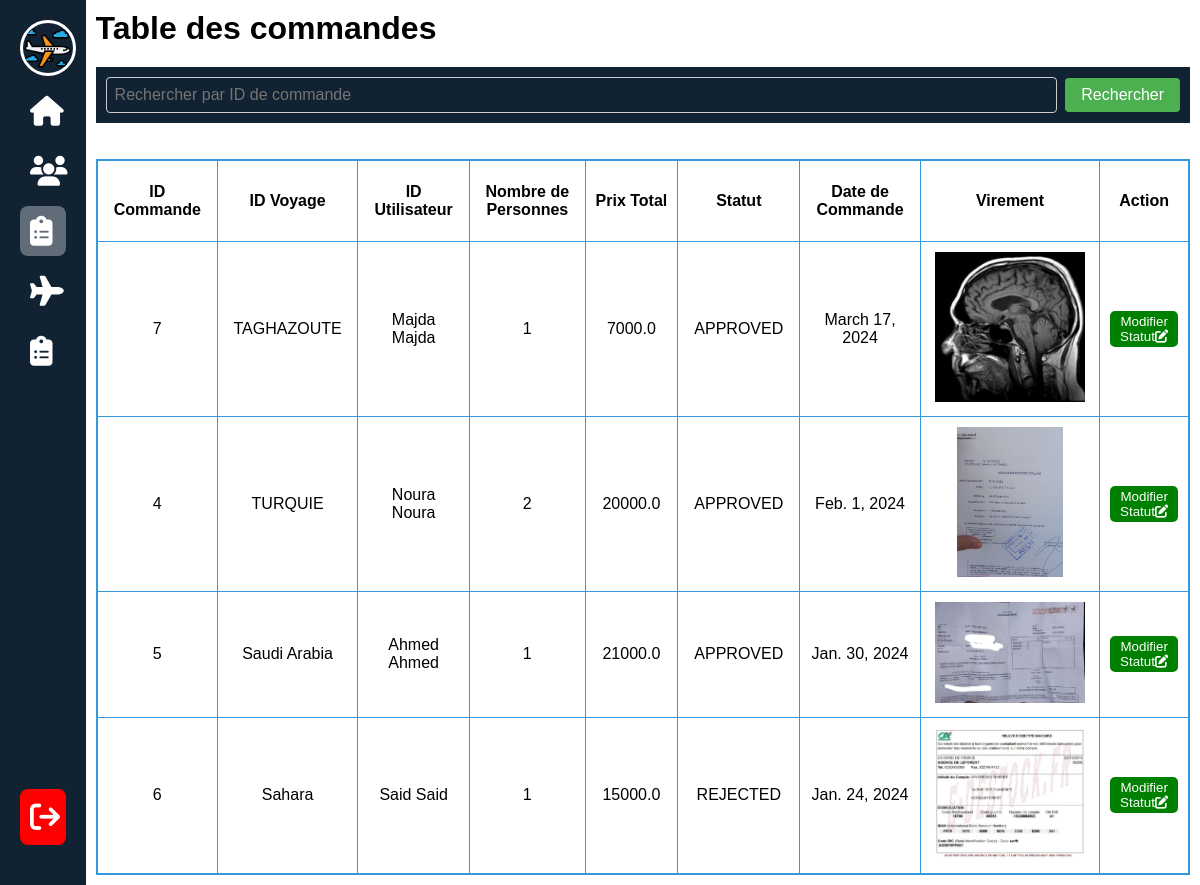
The app's page /dashCom/ (signed in) with its own data.
### vacance/models.py (models this page shows)
class Commande(models.Model):
	id_Voyage = models.ForeignKey(Voyage,on_delete=models.CASCADE)
	id_User = models.ForeignKey(User,on_delete=models.CASCADE)
	status=[
		("W","WAITING"),
		("A","APPROVED"),
		("C","CANCELED"),
		("R","REJECTED"),
    ]
	nbr_de_personnes=models.IntegerField()
	prix_total=models.FloatField()
	statut = models.CharField(max_length=1, choices=status)
	date_de_commande=models.DateField(null=True, blank=True)
	recu = models.ImageField(upload_to='static/images/recus/', null=True, blank=True)

class Voyage(models.Model):
	categories=[
		("H","HAJJ"),
		("O","OMRA"),
		("A","ASIE"),
		("T","TURQUIE"),
		("M","MAROC"),
	]
	categorie = models.CharField(max_length=1, choices=categories)
	titre = models.CharField(max_length=30)
	pays = models.CharField(max_length=30)
	ville = models.CharField(max_length=30)
	date_debut=models.DateField(null=True, blank=True)
	date_fin=models.DateField(null=True, blank=True)
	prix=models.FloatField()
	description=models.TextField()
	image_de_voyage = models.ImageField(upload_to='static/images/voyages/', null=True, blank=True)
	def __str__(self):
		return self.titre

class User(AbstractUser):
    numero_de_telephone = models.CharField(max_length=15, null=True, blank=True)
    pays = models.CharField(max_length=100, null=True, blank=True)
    ville = models.CharField(max_length=100, null=True, blank=True)
    image_de_profil = models.ImageField(upload_to='images/profiles/', null=True, blank=True)
    statut = models.CharField(max_length=50)
    date_Nai = models.DateField(null=True, blank=True)
    def __str__(self):
        return f"{self.first_name} {self.last_name}"

### vacance/views.py (the view, shortened to what this page needs)
# urls.py: path('dashCom/', views.dashCom, name='dashCom'),
@user_passes_test(lambda u: u.statut != 'Client', login_url='/voyage/')
def dashCom(request):
    commande_trouvee = None
    dernieres_commandes = Commande.objects.all().order_by('-date_de_commande')[:]
    context = {'commandes': dernieres_commandes, 'commande_trouvee': commande_trouvee}
    return render(request, 'vacance/dashcom.html', context)

### vacance/template/vacance/dashCom.html (shortened to what this page needs)
{% load static %}
<!DOCTYPE html>
<html>
    <head>
     <link rel="stylesheet" href="{% static 'css/dashu.css' %}">
     <link rel="stylesheet" type="text/css" href="{% static 'css/com.css' %}">
     <link rel="stylesheet" href="https://cdnjs.cloudflare.com/ajax/libs/font-awesome/6.4.0/css/all.min.css">
    </head>
    <body>
        <body>
            <div class="menu">
                <ul>
                    <li class="profile">
                        <div class="img-box">
                          <img id='ico'  src="{% static 'images/avion.png' %}"></a>
                                </div>
                       </li>
                    <li>
                        <a href="{% url 'admine' %}">
                            <i class="fas fa-home"></i>
                        </a>
                    </li>
                    <li>
                        <a href="{% url 'dashuti' %}">
                            <i class="fas fa-users"></i>
                        </a>
                    </li>
                    <li>
                        <a href="#"  class="active">
                            <i class="fas fa-clipboard-list"></i>
                        </a>
                    </li>
                    <li>
                        <a href="{% url 'dashVoy' %}">
                            <i class="fas fa-plane"></i>
                        </a>
                    </li>
                    <li>
                        <a href="{% url 'dashProm' %}">
                            <i class="fas fa-clipboard-list"></i>
                        </a>
                    </li>
                    <li class="log-out">
                        <a href="{% url 'deconnexion' %}">
                            <i class="fas fa-sign-out"></i>
                        </a>
                    </li>
                </ul>
            </div>
            <div class="content">
                <h1>Table des commandes</h1>
                <form id="search-form" action="{% url 'dashCom' %}" method="get">
                    <input type="text" id="search-input" name="q1" placeholder="Rechercher par ID de commande">
                    <button type="submit" id="search-button">Rechercher</button>
                </form>
                <br><br>
                {% if not request.GET.q1 or not commande_trouvee %}
                    <table>
                        <tr>
                            <th>ID Commande</th>
                            <th>ID Voyage</th>
                            <th>ID Utilisateur</th>
                            <th>Nombre de Personnes</th>
                            <th>Prix Total</th>
                            <th>Statut</th>
                            <th>Date de Commande</th>
                            <th>Virement</th>
                            <th>Action</th>
                        </tr>
                        {% for commande in commandes %}
                            <tr>
                                <td>{{ commande.id }}</td>
                                <td>{{ commande.id_Voyage }}</td>
                                <td>{{ commande.id_User }}</td>
                                <td>{{ commande.nbr_de_personnes }}</td>
                                <td>{{ commande.prix_total }}</td>
                                <td>{{ commande.get_statut_display }}</td>
                                <td>{{ commande.date_de_commande }}</td>
                                <td onclick="displayImageFullScreen('{{ commande.recu.url }}')">
                                    <img src="{{ commande.recu.url }}" alt="Recu" id="a">
                                </td>
                                <td>
                                    <button class="modifier-btn" id="Mo" data-commande-id="{{ commande.id }}">Modifier Statut<i class="fas fa-edit"></i></button>
                                </td>
                            </tr>
                        {% endfor %}
                    </table>
                {% endif %}
            </div>
            </body>
</html>

### static/css/dashu.css (style rules this page uses)
* { padding: 0; margin: 0; color: white; font-family: sans-serif; }
body { background-color: #FFF; display: flex; min-height: 100vh; }
.img-box { width: 50px; height: 50px; border-radius: 50px; overflow: hidden; border: 3px solid white; flex-shrink: 0; }
.img-box img { width: 100%; }
.profile { display: flex; align-items: center; gap: 20px; }
.menu { background-color: #123; width: 50px; min-height: 100vh; padding: 20px; overflow: hidden; transition: 0.5s; }
ul { list-style: none; position: relative; height: 100%; }
.log-out a { background-color: red; }
ul li a { display: block; text-decoration: none; padding: 10px; margin: 10px 0; border-radius: 8px; display: flex; align-items: center; gap: 40px; transition: .5s; }
ul li a:hover, .active, .data-info .box:hover , td:hover { background-color: #ffffff55; }
.log-out { position: absolute; bottom: 10px; width: 100%; }
ul li a i { font-size: 30px; }
.content { width: 100%; margin: 10px; min-height: 100vh; overflow: auto; }

### vacance/template/vacance/dashCom.html (style rules this page uses)
#search-form { display: flex; align-items: center; background-color: #123; padding: 10px; }
#search-input { padding: 8px; font-size: 16px; border: 1px solid #ccc; border-radius: 4px; margin-right: 8px; flex-grow: 1; color: #fff; background-color: #123; }
#search-button { padding: 8px 16px; font-size: 16px; background-color: #4CAF50; color: white; border: none; border-radius: 4px; cursor: pointer; }
table { border-collapse: collapse; border: 2px solid #3498db; }
th,td { border: 1px solid #3498db; padding: 10px; width: 300px; height: 100px; color:black; text-align: center; }
th { height: 60px; }
#a { max-width: 150px; max-height: 150px; }
h1 { margin-bottom: 20px; color:black; }
button { color:#FFF; background-color: red; border: red solid; }
#Mo { background-color: green; border: green solid; border-radius: 5px; }

### records on screen
Commande: id "7", id_Voyage "TAGHAZOUTE", id_User "Majda Majda", nbr_de_personnes "1", prix_total "7000.0", statut "APPROVED", date_de_commande "March 17, 2024", recu (picture)
Commande: id "4", id_Voyage "TURQUIE", id_User "Noura Noura", nbr_de_personnes "2", prix_total "20000.0", statut "APPROVED", date_de_commande "Feb. 1, 2024", recu (picture)
Commande: id "5", id_Voyage "Saudi Arabia", id_User "Ahmed Ahmed", nbr_de_personnes "1", prix_total "21000.0", statut "APPROVED", date_de_commande "Jan. 30, 2024", recu (picture)
Commande: id "6", id_Voyage "Sahara", id_User "Said Said", nbr_de_personnes "1", prix_total "15000.0", statut "REJECTED", date_de_commande "Jan. 24, 2024", recu (picture)
